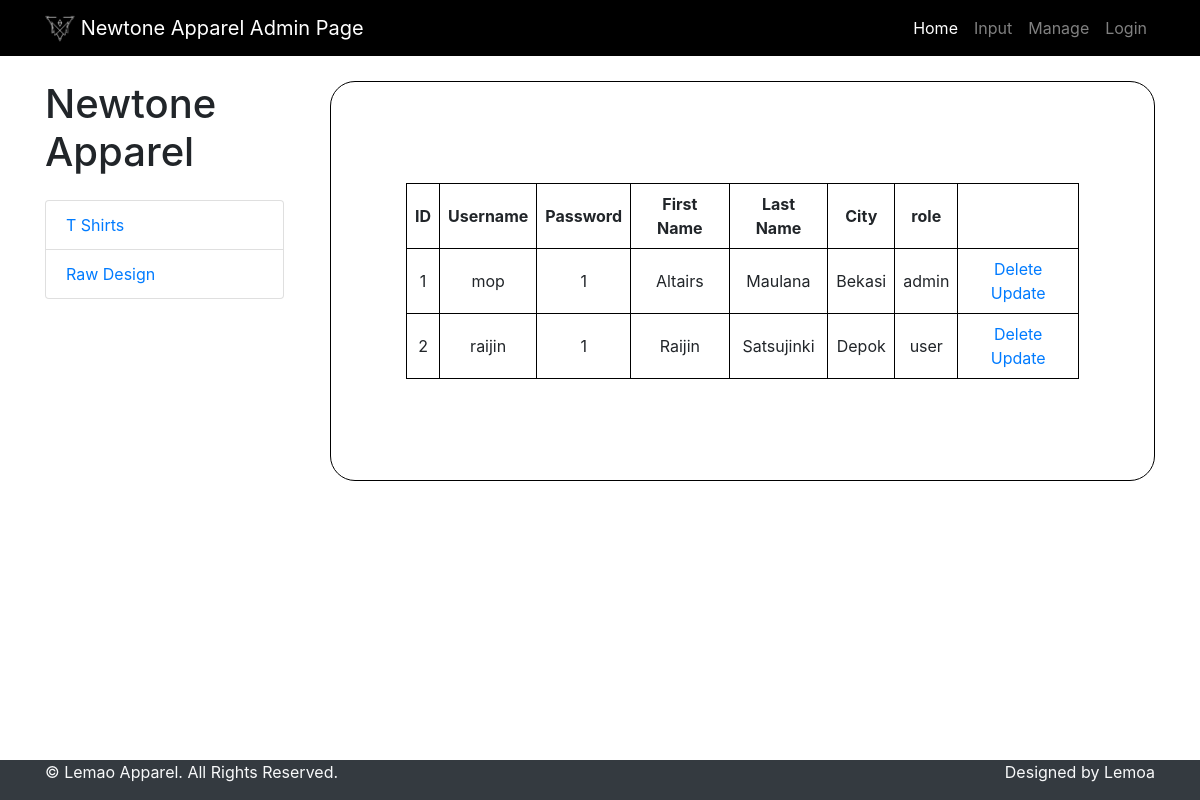
Screenshot of /admin/adminmanage.php with the database file from the repository.
### tables this page shows
CREATE TABLE `customer` (
  `customer_id` int(15) NOT NULL,
  `username` varchar(15) NOT NULL,
  `password` varchar(15) NOT NULL,
  `first_name` varchar(15) NOT NULL,
  `last_name` varchar(15) NOT NULL,
  `city` varchar(30) NOT NULL,
  `role` varchar(5) NOT NULL
);

### admin/adminmanage.php (the view, shortened to what this page needs)
<?php
include '../dbconnect.php';
?>
<!DOCTYPE html>
<html lang="en">
<head>
    <link rel="stylesheet" type="text/css" href="../css/style.css">
    <link rel="stylesheet" href="https://maxcdn.bootstrapcdn.com/bootstrap/4.0.0/css/bootstrap.min.css">
    <link rel="stylesheet" type="text/css" href="../css/footer.css">
</head>
<body>
<nav class="navbar navbar-expand-lg navbar-dark bg-black">
        <div class="container">
          <a class="navbar-brand" href="../cover.php">
            <img src="../logo.png" width="30" height="30" class="d-inline-block align-top" alt="Brand Logo">
            Newtone Apparel Admin Page
          </a>
          <div class="collapse navbar-collapse" id="navbarNav">
          <ul class="navbar-nav ml-auto">
          <li class="nav-item active">
          <a class="nav-link hover-underline-animation" href="adminindex.php">Home</a>
          </li>
          <li class="nav-item">
            <a class="nav-link hover-underline-animation" href="admininput.php">Input</a>
          </li>
          <li class="nav-item">
          <a class="nav-link hover-underline-animation" href="adminmanage.php">Manage</a>
          </li>
          <?php
            if(isset($_SESSION['username'])){
          ?>
          <li class="nav-item">
            <a class="nav-link hover-underline-animation" href="../login/logout.php"><span class="glyphicon glyphicon-log-out"></span> Logout</a>
          </li>
          <?php
            }else{
          ?>
          <li class="nav-item">
            <a class="nav-link hover-underline-animation" href="../login/login.php"><span class="glyphicon glyphicon-log-in"></span> Login</a>
          </li>
          <?php
            }
          ?>
        </ul>
          </div>
        </div>
      </nav>
  <div class="container">
  <div class="row">
    <div class="col-lg-3">
      <h1 class="my-4">Newtone Apparel</h1>
      <div class="list-group mr-3">
        <a href="adminshirts.php" class="list-group-item">T Shirts</a>
        <a href="adminrawdesign.php" class="list-group-item">Raw Design</a>
      </div>
    </div>
    <div class="col-lg-9 middle-text">
      <div class="table-container">
<table>
      <thead>
        <tr>
          <th>ID</th>
          <th>Username</th>
          <th>Password</th>
          <th>First Name</th>
          <th>Last Name</th>
          <th>City</th>
          <th>role</th>
        </tr>
      </thead>
      <tbody>
            <?php
            $student = mysqli_query($conn, "SELECT * FROM customer");
            foreach ($student as $row){
              echo "<tr>
                      <td>".$row['customer_id']."</td>
                      <td>".$row['username']."</td>
                      <td>".$row['password']."</td>
                      <td>".$row['first_name']."</td>
                      <td>".$row['last_name']."</td>
                      <td>".$row['city']."</td>
                      <td>".$row['role']."</td>
                      <td>
                        <a href='deletedata.php?id=".$row['customer_id']."'>Delete</a>
                        <a href='updateform.php?id=".$row['customer_id']."'>Update</a>
                      </td>
                    </tr>" ;
            }
            ?>
      </tbody>
    </table>
    </div>
    </div>
  </div>
</div>
    <footer class="bg-dark text-light py-0">
      <div class="container">
          <div class="row">
            <div class="col-md-6">
              <p>&copy; Lemao Apparel. All Rights Reserved.</p>
            </div>
            <div class="col-md-6 text-right">
              <p>Designed by Lemoa</p>
            </div>
          </div>
      </div>
    </footer>
</body>
</html>

### css/style.css (style rules this page uses)
body { font-family: "Montserrat", sans-serif; }
.navbar { background-color: black; }
.hover-underline-animation { display: inline-block; position: relative; color: #0087ca; }
.hover-underline-animation::after { content: ""; position: absolute; width: 100%; transform: scaleX(0); height: 2px; bottom: 0; left: 0; background-color: #0087ca; transform-origin: bottom right; transition: transform 0.25s ease-out; }
.middle-text { display: flex; align-items: center; }
th { background-color: #ffffff; font-weight: bold; }
td, th { padding: 8px; border: 1px solid black; text-align: center; }

### css/footer.css (style rules this page uses)
footer { position: fixed; bottom: 0; width: 100%; }

### admin/adminmanage.php (style rules this page uses)
table, tr, td { height: 30px; }
table { border: 1px solid black; padding: 75px; border-radius: 50px; width: 100%; text-align: center; }
.table-container { margin-top: 25px; padding: 75px; display: flex; justify-content: center; align-items: center; height: 50vh; border: 1px solid black; border-radius: 25px; }

### rows the page displays
customer: customer_id "1", username "mop", password "1", first_name "Altairs", last_name "Maulana", city "Bekasi", role "admin"
customer: customer_id "2", username "raijin", password "1", first_name "Raijin", last_name "Satsujinki", city "Depok", role "user"
